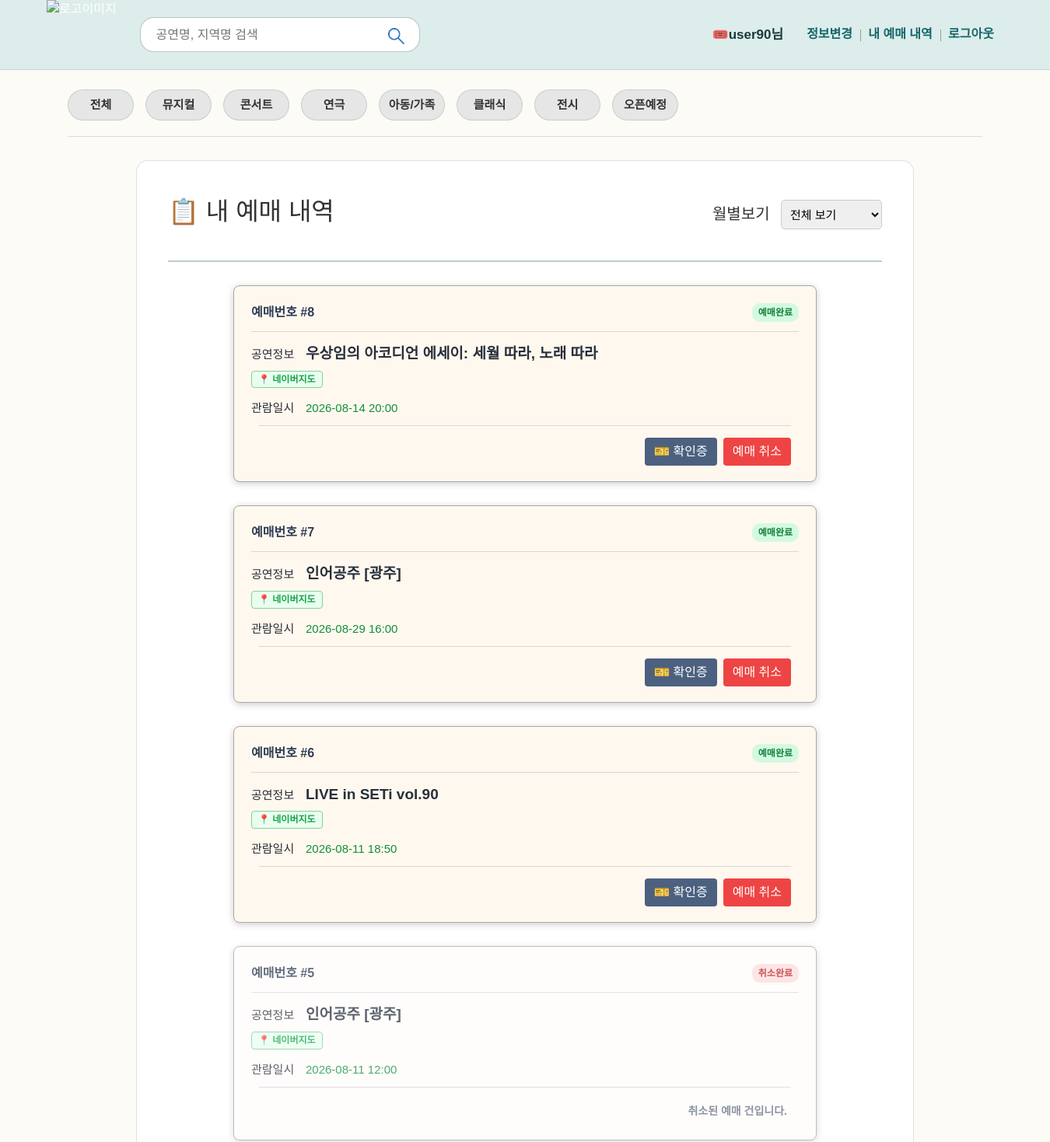
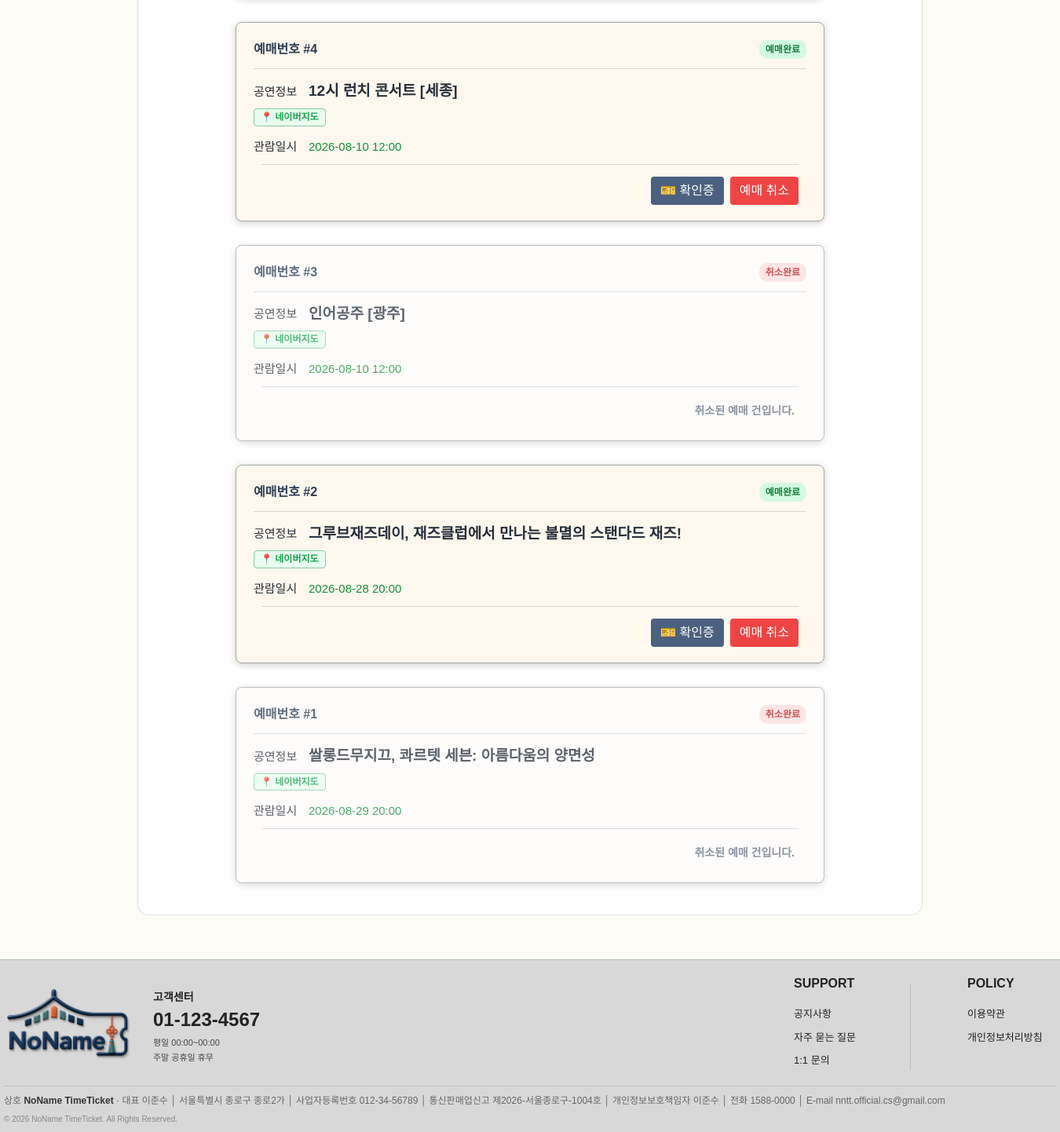
The app's page /booking/orders (signed in) with its own data (2 pictures, top to bottom).
### table_model.py (models this page shows, shortened)
class User(db.Model):
    __tablename__ = 'user'
    id = db.Column(INTEGER(unsigned=True), primary_key=True, autoincrement=True)
    username = db.Column(db.String(USERNAME_LENGTH), unique=True, nullable=False)
    password = db.Column(db.String(MAX_STRING), nullable=False) # hashcode로 암호화하는 과정 때문에 여유 buffer 추가
    email = db.Column(db.String(120), unique=True, nullable=False)
    phone = db.Column(db.String(20), unique=True, nullable=False)
    address = db.Column(db.String(ADDRESS_LENGTH), nullable=True)
    created_at = db.Column(db.DateTime(), nullable=False, default=datetime.now)
    updated_at = db.Column(db.DateTime(), nullable=False, default=datetime.now, onupdate=datetime.now)

class Reservation(db.Model):
    __tablename__ = 'reservation'
    id = db.Column(INTEGER(unsigned=True), primary_key=True, autoincrement=True)
    username = db.Column(db.String(USERNAME_LENGTH), nullable=False)
    address = db.Column(db.String(ADDRESS_LENGTH), nullable=False)
    place = db.Column(db.String(50), nullable=False)
    title = db.Column(db.String(MAX_STRING), nullable=False)
    reservation_date = db.Column(db.DateTime(), nullable=False)
    real_play_date = db.Column(db.DateTime(), nullable=False)
    is_canceled = db.Column(db.Boolean, default=False, nullable=False)
    amount_ticket = db.Column(db.SmallInteger, nullable=False, default=1)
    total_price = db.Column(INTEGER(unsigned=True), nullable=False, default=0)

### views/booking.py (the view, shortened to what this page needs)
@booking_bp.route('/orders')
def my_orders():
    if not hasattr(g, 'user') or not g.user:
        return "<script>alert('로그인이 필요합니다.'); location.href='/login';</script>"
    selected_month = request.args.get('month', '')
    try:
        user_reservation = Reservation.query.filter_by(username=g.user.username)\
                                            .order_by(Reservation.id.desc()).all()
        available_months = sorted(list({
            item.real_play_date.strftime('%Y-%m')
            for item in user_reservation if item.real_play_date
        }), reverse=True)
    except Exception as error:
        print(f"예매 내역 조회 오류: {error}")
        user_reservation = []
        available_months = []
    return render_template(
        'orders.html',
        orders=user_reservation,
        available_months=available_months,
        selected_month=selected_month
    )

### views/auth_views.py (called while the page is built)
@bp.before_app_request
def load_logged_in_user():
    user_id = session.get('user_id')
    if user_id is None:
        g.user = None
    else:
        g.user = User.query.get(user_id)

### templates/orders.html (shortened to what this page needs)
{% extends 'base.html' %}
{% block content %}
<link rel="stylesheet" href="{{ url_for('static', filename='css/orders.css') }}">
<div class="orders-box">
    <div class="orders-top">
        <h2>📋 내 예매 내역</h2>
        <div class="filter-box">
            <label for="monthFilter" class="month-check">월별보기</label>
            <select id="monthFilter" class="month-select" onchange="filterByMonth(this.value)">
                <option value="" {% if not selected_month %}selected{% endif %}>전체 보기</option>
            </select>
        </div>
    </div>
    <div class="order-list">
        {% if orders %}
        {% for order in orders %}
        <div class="card-card {% if order.is_canceled %}canceled{% endif %}">
            <div class="card-header">
                <span class="order-id">예매번호 #{{ order.id }}</span>
                {% if order.is_canceled %}
                <span class="badge badge-canceled">취소완료</span>
                {% else %}
                <span class="badge badge-active">예매완료</span>
                {% endif %}
            </div>
            <div class="card-body">
                <div class="info-row">
                    <span class="label">공연정보</span>
                    <span class="val bold">{{ order.title }}</span>
                </div>
                <div class="info-row">
                    <button type="button" class="btn-map" onclick="openNaverMap('{{ order.place }}')">
                        📍 네이버지도
                    </button>
                </div>
                <div class="info-row">
                    <span class="label">관람일시</span>
                    <span class="val">
                        {% if order.real_play_date %}
                        {{ order.real_play_date.strftime('%Y-%m-%d %H:%M') }}
                        {% else %}
                        -
                        {% endif %}
                    </span>
                </div>
            </div>
            <div class="card-footer">
                {% if not order.is_canceled %}
                <button type="button" class="btn-ticket" data-id="{{ order.id }}" data-title="{{ order.title }}"
                    data-place="{{ order.place }}" data-date="{{ order.real_play_date.strftime('%Y-%m-%d %H:%M') }}"
                    data-created="{{ order.reservation_date.strftime('%Y-%m-%d %H:%M') }}"
                    data-address="{{ order.address }}" onclick="openTicketModal(this)">
                    🎫 확인증
                </button>
                <form action="{{ url_for('booking.cancel_order', order_id=order.id) }}" method="POST"
                    class="inline-form" onsubmit="return confirmCancel();">
                    <button type="submit" class="btn-cancel">예매 취소</button>
                </form>
                {% else %}
                <span class="canceled-text">취소된 예매 건입니다.</span>
                {% endif %}
            </div>
        </div>
        {% endfor %}
        {% else %}
        <div class="empty-box">예매하신 공연 내역이 없습니다.</div>
        {% endif %}
    </div>
</div>
{% endblock %}

### templates/base.html (shortened to what this page needs)
<!DOCTYPE html>
<html lang="ko">
<head>
    {% block style %}
    <link rel="stylesheet" href="https://cdn.jsdelivr.net/npm/bootstrap@5.3.8/dist/css/bootstrap.min.css">
    {% endblock %}
    <link rel="stylesheet" href="{{ url_for('static', filename='css/footer.css') }}">
    <link rel="stylesheet" href="{{ url_for('static', filename='css/inquiry.css') }}">
    <link rel="stylesheet" href="{{ url_for('static', filename='css/base.css') }}">
</head>
<body>
    <header class="navbar">
        <div class="nav_wrap">
            <div class="nav-left">
                <div class="logo">
                    <a href="{{ url_for('main.index') }}"><img src="/static/images/logo_main_3d.png" alt="로고이미지"
                            class="logo_img"></a>
                </div>
                <form action="{{ url_for('main.index') }}" method="GET" class="search-form">
                    <input type="text" name="q" placeholder="공연명, 지역명 검색" value="{{ query if query else '' }}">
                    <button type="submit"><img src="/static/images/search.png" alt="검색버튼" class="search_img"></button>
                </form>
            </div>
        	<div class="nav-right">
           		 <ul class="nav-links">
                	{% if g.user %}
                	<li><span class="user_id">🎟️{{ g.user.username }}님</span></li>
                	<li><a href="{{ url_for('auth.update_profile') }}">정보변경</a></li>
                	<li><a href="{{ url_for('booking.my_orders') }}">내 예매 내역</a></li>
                	<li><a href="{{ url_for('auth.logout') }}">로그아웃</a></li>
                	{% else %}
                	<li><a href="{{ url_for('auth.login') }}">로그인</a></li>
               	 	<div class="divider-line_top"></div>
                	<li><a href="{{ url_for('auth.register') }}">회원가입</a></li>
                	{% endif %}
           		 </ul>
        	</div>
    </header>
    <main class="container">
        <div class="nav-all">
            <a href="{{ url_for('main.all_performances') }}"
                class="nav-menu {% if request.endpoint == 'main.all_performances' %}active{% endif %}">전체</a>
            <a href="{{ url_for('main.musical_list') }}"
                class="nav-menu {% if request.endpoint == 'main.musical_list' %}active{% endif %}">뮤지컬</a>
            <a href="{{ url_for('main.concert_list') }}"
                class="nav-menu {% if request.endpoint == 'main.concert_list' %}active{% endif %}">콘서트</a>
            <a href="{{ url_for('main.play_list') }}"
                class="nav-menu {% if request.endpoint == 'main.play_list' %}active{% endif %}">연극</a>
            <a href="{{ url_for('main.kids_list') }}"
                class="nav-menu {% if request.endpoint == 'main.kids_list' %}active{% endif %}">아동/가족</a>
            <a href="{{ url_for('main.classic_list') }}"
                class="nav-menu {% if request.endpoint == 'main.classic_list' %}active{% endif %}">클래식</a>
            <a href="{{ url_for('main.exhib_list') }}"
                class="nav-menu {% if request.endpoint == 'main.exhib_list' %}active{% endif %}">전시</a>
            <a href="{{ url_for('main.upcoming_list') }}"
                class="nav-menu {% if request.endpoint == 'main.upcoming_list' %}active{% endif %}">오픈예정</a>
        </div>
        {% block content %}
        {% endblock %}
    </main>
    {% include "footer.html" %}
</body>
</html>

### static/css/footer.css (style rules this page uses)
html, body { margin: 0; padding: 0; height: 100%; }
body { display: flex; flex-direction: column; min-height: 100vh; }
main, .container, #content { flex: 1; }
ul { list-style: none; }
a { color: inherit; text-decoration: none; }

### static/css/inquiry.css (style rules this page uses)
.btn-cancel { border: 1px solid #bbbbbb; background-color: #ffffff; color: #555555; }

### static/css/base.css (style rules this page uses)
* { box-sizing: border-box; margin: 0; padding: 0; }
body { font-family: 'Noto Sans KR', sans-serif; background-color: #fcfbf5; color: #333; }
.navbar { display: flex; align-items: center; justify-content: center; background-color: #dcedeb; color: #fff; height: 90px; width: 100%; border-bottom: 1px solid #6c8e9042; min-width: 1200px; padding: 0 20px; position: relative; }
.nav_wrap { display: flex; justify-content: space-between; align-items: center; width: 100%; height: 100%; max-width: 1250px; padding: 0 10px; position: relative; }
.container { max-width: 1200px; min-width: 1200px; margin: 25px auto; }
.nav-left { display: flex; align-items: center; gap: 30px; }
.navbar .logo a { display: flex; align-items: center; }
.logo_img { height: 90px; margin-top: 1px; display: block; }
.search-form { display: flex; height: 45px; }
.search-form input { padding: 6px 20px; border-radius: 18px 0 0 18px; border: 1px solid #6C8E9080; border-right: none; outline: none; width: 300px; }
.search-form button { padding: 6px 12px; background-color: #ffffff; color: rgb(0, 0, 0); border: 1px solid #6c8e9080; border-left: none; border-radius: 0 18px 18px 0; cursor: pointer; }
.search_img { height: 35px; width: auto; }
.nav-right { display: flex; align-items: center; margin-right: 12px; }
.user_id { color: #1A3A3A; margin-right: 20px; font-weight: bold; font-size: 17px; }
.nav-links { display: flex; list-style: none; gap: 10px; padding: 0; margin: 0; }
.nav-links a { display: flex; color: #156669; font-size: 16px; font-weight: bold; text-decoration: none; }
.container { max-width: 1200px; margin: 25px auto; }
.nav-all { display: flex; gap: 15px; border-bottom: 0.7px solid #6c8e9042; padding-bottom: 20px; font-weight: bold; }
.nav-menu { display: flex; align-items: center; text-align: center; justify-content: center; height: 40px; width: 85px; border-radius: 30px; font-size: 15px; font-weight: bold; cursor: pointer; transition: all 0.2s ease; background-color: #e6e6e6; border: 1px solid #6c8e9042; text-decoration: none; color: #333; }

### records on screen
User: user.username "user90"
Reservation: id "8", is_canceled "예매완료", title "우상임의 아코디언 에세이: 세월 따라, 노래 따라", real_play_date "2026-08-14 20:00"
Reservation: id "7", is_canceled "예매완료", title "인어공주 [광주]", real_play_date "2026-08-29 16:00"
Reservation: id "6", is_canceled "예매완료", title "LIVE in SETi vol.90", real_play_date "2026-08-11 18:50"
Reservation: id "5", is_canceled "취소완료", title "인어공주 [광주]", real_play_date "2026-08-11 12:00"
Reservation: id "4", is_canceled "예매완료", title "12시 런치 콘서트 [세종]", real_play_date "2026-08-10 12:00"
Reservation: id "3", is_canceled "취소완료", title "인어공주 [광주]", real_play_date "2026-08-10 12:00"
Reservation: id "2", is_canceled "예매완료", title "그루브재즈데이, 재즈클럽에서 만나는 불멸의 스탠다드 재즈!", real_play_date "2026-08-28 20:00"
Reservation: id "1", is_canceled "취소완료", title "쌀롱드무지끄, 콰르텟 세븐: 아름다움의 양면성", real_play_date "2026-08-29 20:00"
